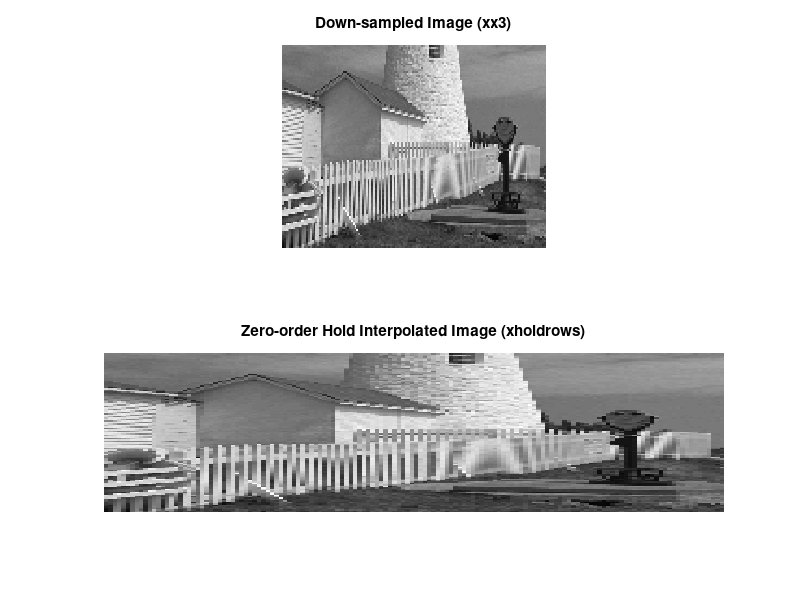

The MATLAB script that drew this image:
load lighthouse.mat
xx3 = xx(1:3:end, 1:3:end);
% Get the size of xx3
[rows, cols] = size(xx3);

% Create the indexing vector for zero-order hold with interpolation factor 3
nn = ceil((0.999:1:3*cols)/3);

% Process all rows of xx3 using zero-order hold
xholdrows = zeros(rows, 3*cols);
for i = 1:rows
    xholdrows(i,:) = xx3(i, nn);
end

% Display the original down-sampled image
figure;
subplot(2,1,1);
imshow(xx3);
title('Down-sampled Image (xx3)');

% Display the zero-order hold interpolated image
subplot(2,1,2);
imshow(xholdrows);
title('Zero-order Hold Interpolated Image (xholdrows)');

% Compare sizes
disp('Size of xx3:');
disp(size(xx3));
disp('Size of xholdrows:');
disp(size(xholdrows));
